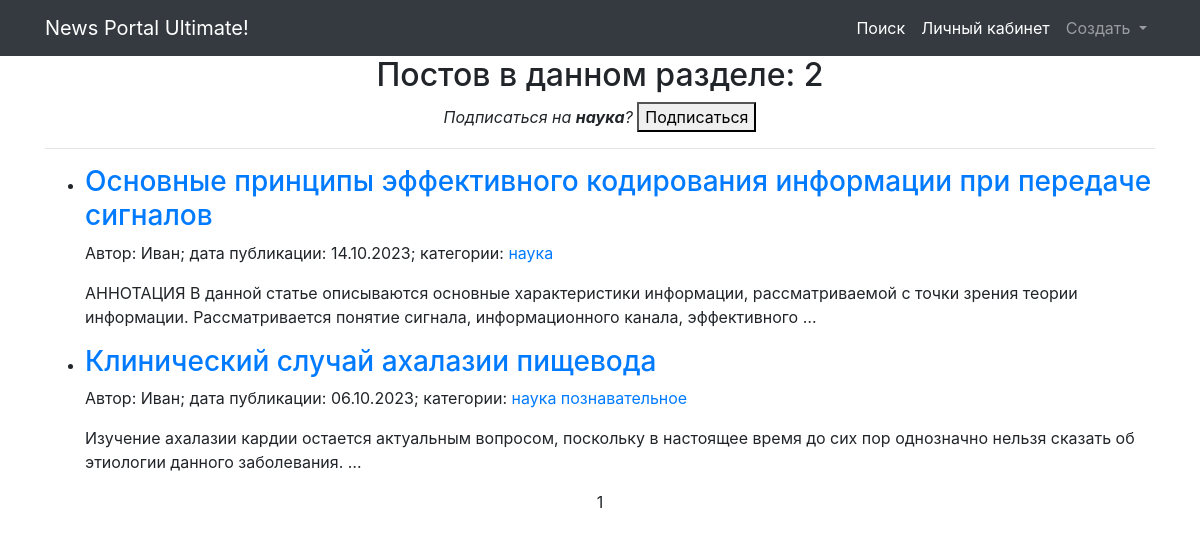
/news/category/3/ (signed in), run on the app's committed database.
### news/models.py (models this page shows, shortened)
class Category(models.Model):
    name = models.CharField(unique=True, max_length=255)  # Уникальное имя категории
    subscribers = models.ManyToManyField(User, blank=True)
    def __str__(self):
        return self.name

class Post(models.Model):
    author = models.ForeignKey(Author, on_delete=models.CASCADE)  # Связь с моделью Author
    time_in = models.DateTimeField(auto_now_add=True)  # Дата и время создания поста
    type = models.CharField(choices=POST_TYPES, max_length=2)  # Тип поста (Статья или Новость)
    category = models.ManyToManyField('Category', through='PostCategory')
    title = models.TextField(max_length=255)  # Заголовок поста
    text = models.TextField()  # Текст поста
    rating = models.IntegerField(default=0)  # Рейтинг поста

class Author(models.Model):
    name = models.CharField(max_length=255)  # Имя автора
    user = models.OneToOneField(User, on_delete=models.CASCADE)  # Связь один-к-одному с моделью User
    rating = models.IntegerField(default=0)  # Рейтинг автора
    def __str__(self):
        return self.name

### news/views.py (the view)
# urls.py: path('category/<int:pk>/', PostCategory.as_view(), name='category'),
class PostCategory(ListView):
    model = Post
    ordering = ['-time_in']
    template_name = 'category.html'
    context_object_name = 'news'
    paginate_by = 10
    def get_queryset(self):
        self.id = resolve(self.request.path_info).kwargs['pk']
        category = Category.objects.get(id=self.id)
        queryset = Post.objects.filter(category=category)
        return queryset
    def get_context_data(self, **kwargs):
        context = super().get_context_data(**kwargs)
        user = self.request.user
        category = Category.objects.get(id=self.id)
        subscribed = category.subscribers.filter(email=user.email)
        if not subscribed:
            context['category'] = category
        return context

### news/templatetags/custom_filters.py (called while the page is built)
@register.filter(name='censor')
def censor(text):
   words = text.split()
   censored_words = []
   for word in words:
      lowercase_word = word.lower()
      if any(re.match(rf'\b{re.escape(word_base)}\w*\b', lowercase_word) for word_base in CENSOR_WORDS):
         censored_word = word[0] + '*' * len(word[1:])
         censored_words.append(censored_word)
      else:
         censored_words.append(word)
   censored_text = ' '.join(censored_words)
   return censored_text

### templates/category.html (shortened to what this page needs)
{% extends 'flatpages/default.html' %}
{% block content %}
    <h2>Постов в данном разделе: {{paginator.count}}</h2>
    {% if category.id %}
    <div class="subscribe">
        <em>
            Подписаться на
            <strong>{{category}}</strong>?
        </em>
        <a href="{% url 'subscribe' category.id %}">
            <button class="button-xsmall pure-botton button-wrning">
            Подписаться
            </button>
        </a>
    </div>
    {% endif %}
    <hr>
    {% include "content.html" %}
{% endblock content %}

### templates/content.html (shortened to what this page needs)
{% load custom_filters %}
{% load custom_tags %}
{% if news %}
    <ul>
        {% for new in news|dictsortreversed:"time_in" %}
        <li>
            <h3 style="text-align: left;">
                <a href="{% url 'new' new.id %}">
                    {{new.title|censor}}
                </a>
            </h3>
            <p style="text-align: left;" class="details">
                Автор: <span class="author">{{new.author}}</span>;
                дата публикации: <span class="date">{{new.time_in|date:'d.m.Y'}}</span>;
                категории:
                {% for c in new.category.values %}
                <a href="{% url 'category' c.id %}" class="category">{{c.name}}</a>
                {% endfor %}
            </p>
            <p style="text-align: left;">{{new.text|censor|truncatewords:20}}</p>
        </li>
        {% endfor %}
    </ul>
    {{ page_obj.number }}
{% else %}
    <h2>Постов нет!</h2>
{% endif %}

### data on the page
Category: name "наука"
Post: title|censor "Основные принципы эффективного кодирования информации при передаче сигналов", author "Иван", time_in "14.10.2023", text|censor "АННОТАЦИЯ В данной статье описываются основные характеристики информации, рассматриваемой с точки зрения теории информации. Рассматривается понятие сигнала, информационного канала, эффективного …"
Post: title|censor "Клинический случай ахалазии пищевода", author "Иван", time_in "06.10.2023", text|censor "Изучение ахалазии кардии остается актуальным вопросом, поскольку в настоящее время до сих пор однозначно нельзя сказать об этиологии данного заболевания. …"
Category: name "познавательное"

### other printed values
{{ paginator.count }} "2"
{{ page_obj.number }} "1"
